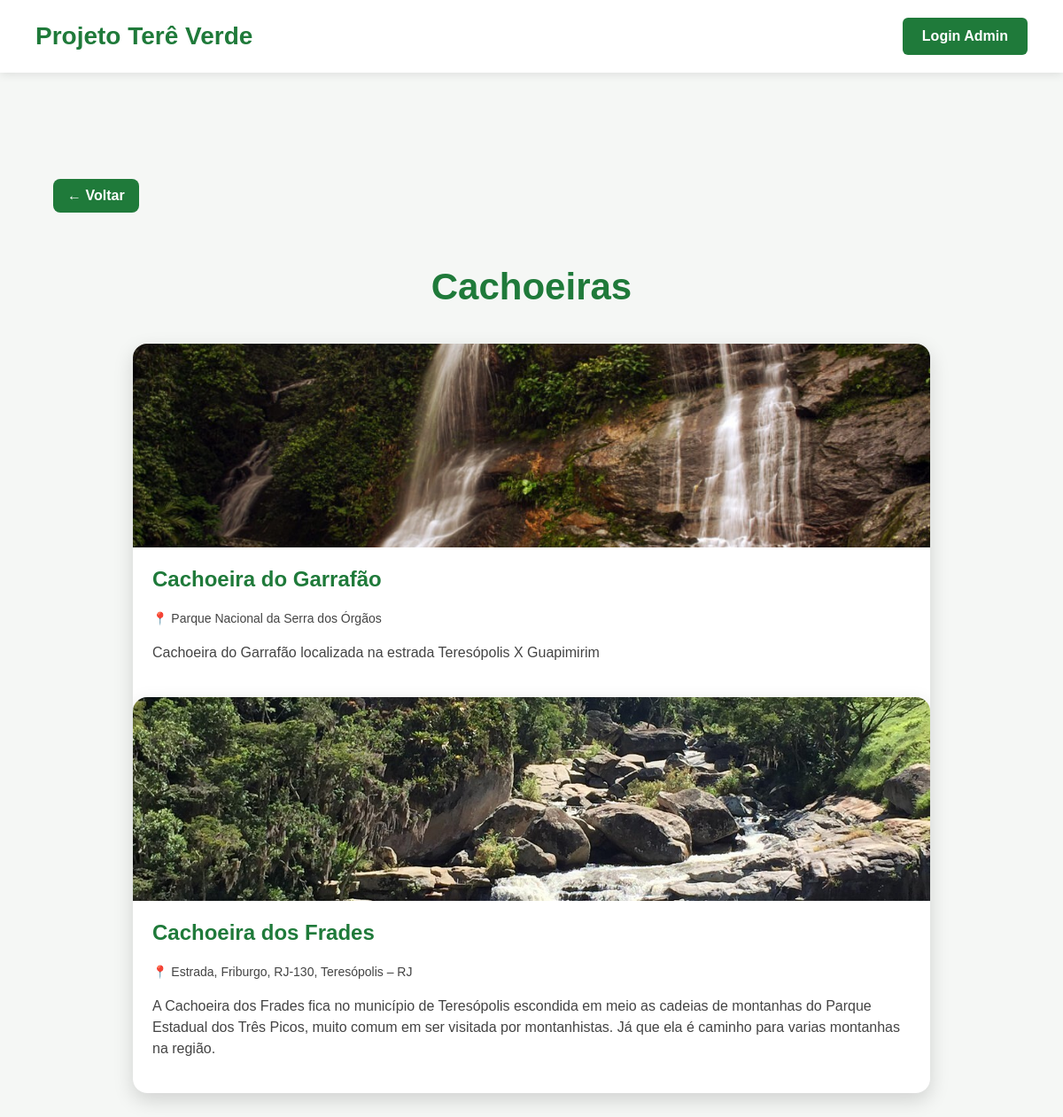
Screenshot of /waterfalls-page/ with the database file from the repository.
### core/models.py (models this page shows, shortened)
class Waterfall(models.Model):
    name = models.CharField("Nome", max_length=100)
    park = models.ForeignKey(
        Park,
        on_delete=models.SET_NULL,
        verbose_name="Parque",
        null=True,
        blank=True
    )
    location = models.CharField("Localização", max_length=100, blank=True)
    description = models.TextField("Descrição")
    image = models.ImageField("Imagem", upload_to='waterfalls/', blank=True, null=True)
    class Meta:
        verbose_name = "Cachoeira"
        verbose_name_plural = "Cachoeiras"

class Park(models.Model):
    name = models.CharField("Nome", max_length=100)
    description = models.TextField("Descrição")
    image = models.ImageField("Imagem", upload_to='parks/', blank=True, null=True)
    class Meta:
        verbose_name = "Parque"
        verbose_name_plural = "Parques"

### core/views.py (the view)
# urls.py: path('waterfalls-page/', waterfalls_view),
def waterfalls_view(request):
    waterfalls = Waterfall.objects.all()
    return render(request, 'core/waterfalls.html', {'waterfalls': waterfalls})

### core/templates/core/waterfalls.html
{% extends 'core/base.html' %}
{% block body_class %}default-page{% endblock %}
{% block content %}
<section class="list-page">
    <a href="/" class="back-home">← Voltar</a>
    <h1>Cachoeiras</h1>
    <div class="cards-grid">
        {% for waterfall in waterfalls %}
            <div class="info-card">
                {% if waterfall.image %}
                    <img src="{{ waterfall.image.url }}" alt="{{ waterfall.name }}">
                {% endif %}
                <div class="card-body">
                    <h2>{{ waterfall.name }}</h2>
                    {% if waterfall.park %}
                        <p class="location">📍 {{ waterfall.park.name }}</p>
                    {% elif waterfall.location %}
                        <p class="location">📍 {{ waterfall.location }}</p>
                    {% else %}
                        <p class="location">📍 Teresópolis</p>
                    {% endif %}
                    <p>{{ waterfall.description }}</p>
                </div>
        {% endfor %}
    </div>
</section>
{% endblock %}

### core/templates/core/base.html (style rules this page uses)
body { font-family: Arial, sans-serif; margin: 0; padding: 0; }
.list-page { background: #f5f7f5; min-height: 100vh; padding: 120px 60px 60px; }
.list-page h1 { text-align: center; color: #1f7a3a; font-size: 42px; margin-bottom: 40px; }
.cards-grid { display: grid; grid-template-columns: repeat(auto-fit, minmax(280px, 1fr)); gap: 30px; }
.info-card { background: white; border-radius: 16px; overflow: hidden; box-shadow: 0 8px 22px rgba(0,0,0,0.15); text-decoration: none; color: inherit; display: block; }
.info-card img { width: 100%; height: 230px; object-fit: cover; display: block; }
.card-body { padding: 22px; }
.card-body h2 { color: #1f7a3a; margin-top: 0; }
.card-body p { color: #444; line-height: 1.5; }
.back-home { display: inline-block; margin-bottom: 25px; text-decoration: none; font-weight: bold; color: white; background-color: #1f7a3a; padding: 10px 16px; border-radius: 8px; }
.cards-grid { display: grid; grid-template-columns: repeat(auto-fit, minmax(320px, 1fr)); gap: 20px; max-width: 900px; margin: 0 auto; }
.cards-grid { display: grid; grid-template-columns: repeat(auto-fit, minmax(350px, 1fr)); gap: 20px; max-width: 900px; margin: 0 auto; }
.location { color: #666; font-size: 14px; margin-bottom: 10px; }

### rows the page displays
Waterfall: image (picture), name "Cachoeira do Garrafão", park.name "Parque Nacional da Serra dos Órgãos", description "Cachoeira do Garrafão localizada na estrada Teresópolis X Guapimirim"
Waterfall: image (picture), name "Cachoeira dos Frades", location "Estrada, Friburgo, RJ-130, Teresópolis – RJ", description "A Cachoeira dos Frades fica no município de Teresópolis escondida em meio as cadeias de montanhas do Parque Estadual dos Três Picos, muito comum em ser visitada por montanhistas. Já que ela é caminho para varias montanhas na região."
